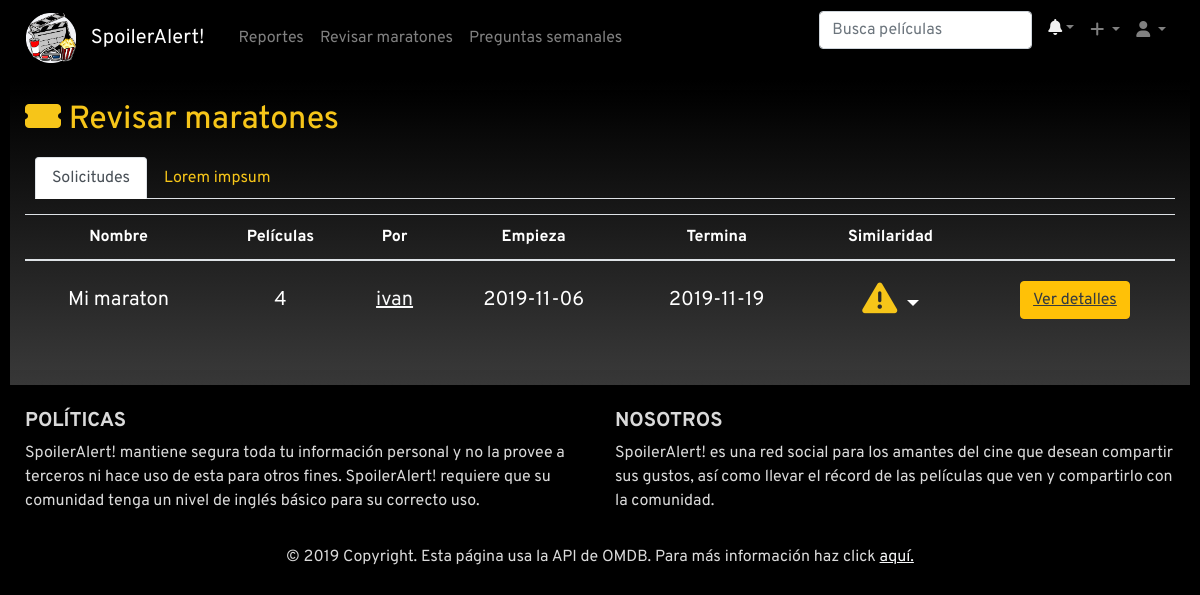
Before: /views/menus/review-marathons.php (signed in) with the older database file.
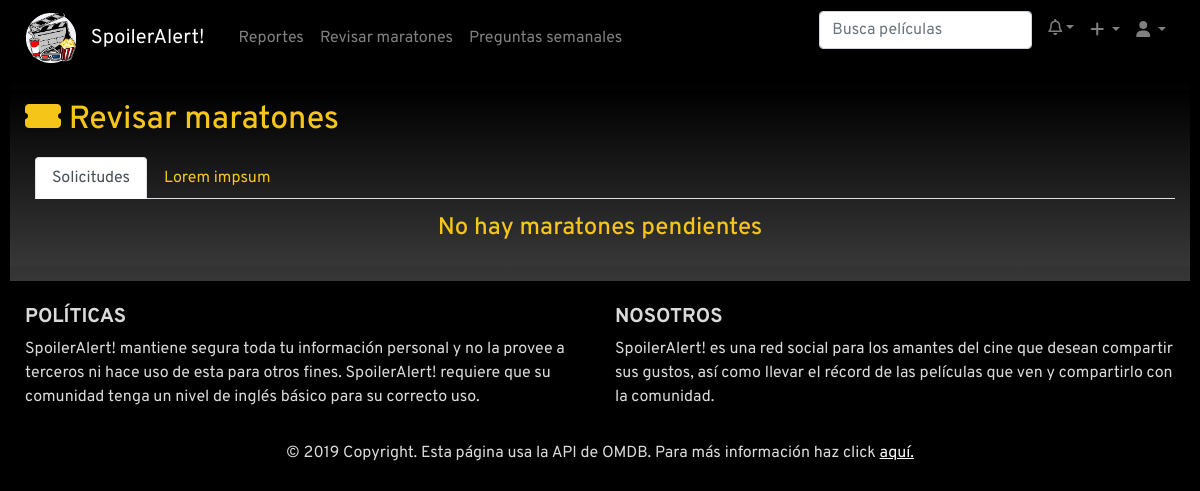
After: the same page with the newer database file.
### tables this page shows
CREATE TABLE `maraton` (
  `clave` int(11) NOT NULL,
  `nombre` varchar(50) NOT NULL,
  `inicio` date NOT NULL,
  `fin` date NOT NULL,
  `descripcion` text NOT NULL,
  `tipo` text NOT NULL,
  `publico` text NOT NULL,
  `genero` text NOT NULL,
  `intencion` text NOT NULL,
  `razon` text NOT NULL,
  `estado` enum('pendiente','aceptado','rechazado','revision') NOT NULL,
  `creador` varchar(30) NOT NULL
);

### php/Connection.php (called while the page is built, shortened)
<?php
    class Connection
    {
        private $server;
        private $user;
        private $pass;
        private $db;
        public function __construct()
        {
            $this->server = "localhost";
            $this->user = "root";
            $this->pass = "";
            $this->db = "spoileralert";
        }
        public function getConnection()
        {
            $this->connection = mysqli_connect($this->server, $this->user, $this->pass, $this->db) or die('"connection"');
            mysqli_set_charset($this->connection,"utf-8");
            return $this->connection;
        }
        public function getCount($_con, $_query)
        {
            $result = mysqli_query($_con,$_query);
            if($result)
            {
                $data = mysqli_fetch_array($result);
                return $data[0];
            }
            else
            {
                return -1;
            }
        }
    }
?>

### php/Admin.php (the view, shortened to what the changed rows need)
<?php
    include_once("Connection.php");
    class Admin
    {
        public $actual;
        public function getMarathons()
        {
            $temp = new Connection();
            $conn = $temp->getConnection();
            $sql = "SELECT *,
            (SELECT COUNT(*) FROM maraton_peliculas WHERE maraton = maraton.clave)
             AS cont FROM maraton WHERE estado = 'revision'";
            $rs = mysqli_query($conn,$sql);
            if($rs && $rs->num_rows>0)
            {
                $out = '<table class ="table table-hover sa_table"><tbody>';
                $out .= '<thead><tr><th>Nombre</th><th>Películas</th><th>Por</th><th>Empieza</th><th>Termina</th>
                <th>Similaridad</th><th>&nbsp;</th></tr></thead>';
                while($data = mysqli_fetch_assoc($rs))
                {
                    $out .= "<tr>";
                    $out .= '<td>'.$data['nombre'].'</td>';
                    $out .= '<td>'.$data['cont'].'</td>';
                    $out .= '<td><a class="text-light" href="profile.php?user='.$data['creador'].'">'.$data['creador'].'</a></td>';
                    $out .= '<td>'.$data['inicio'].'</td>';
                    $out .= '<td>'.$data['fin'].'</td>';
                    $out .= '<td>'.$this->getWarnings($data['clave']).'</td>';
                    $out .= '<td><a href="review-marathon.php?clave='.$data['clave'].'" class="btn btn-warning text-dark">Ver detalles</a></td>';
                    $out .= "</tr>";
                }
                $out .= '</tbody></table>';
                return $out;
            }
            else
            {
                return "<h4>No hay maratones pendientes</h4>";
            }
        }
        private function getWarnings($key)
        {
            $temp = new Connection();
            $temp2 = new Connection();
            $conn = $temp->getConnection();
            $conn2 = $temp2->getConnection();
            $warnings = 0;
            $out="";
            $sql = "SELECT pelicula FROM maraton_peliculas WHERE maraton = $key";
            $rs = mysqli_query($conn,$sql);
            $myMovies = $this->getArray($rs);
            $sql = "SELECT clave FROM maraton WHERE estado = 'aceptado' AND DATE(NOW()) <= fin AND clave != $key";
            $rs = mysqli_query($conn,$sql);
            while($data = mysqli_fetch_assoc($rs))
            {
                $sql = "SELECT pelicula,
                (SELECT nombre FROM maraton WHERE clave = maraton_peliculas.maraton) as nombre
                FROM maraton_peliculas WHERE maraton =".$data['clave'];
                $rs2 = mysqli_query($conn2,$sql);
                $compare = $this->getArray($rs2);
                $diff = array_diff($myMovies,$compare);
                $perc = (100 * (count($myMovies) - count($diff))) / (floor((count($myMovies) + count($compare))/2));
                if($perc >= 75)
                {
                    $out .= '<a class="dropdown-item bg-light text-dark" href="review-marathon.php?clave='.$data['clave'].'">'
                    .$this->actual." ($perc%)".
                    '</a>';
                    $warnings++;
                }
            }
            return $warnings>0 ?
                '<a title="Nuevo" class="nav-link dropdown-toggle" id="navbarDropdownMenuLink-222" data-toggle="dropdown"
                    aria-haspopup="true" aria-expanded="false">
                    <i class="fas fa-exclamation-triangle"></i>
                </a>
                <div class="dropdown-menu dropdown-menu-right dropdown-default"
                aria-labelledby="navbarDropdownMenuLink-222">'.$out.
                '</div>'
                :
                "&nbsp;";
        }
        private function getArray($result)
        {
            $array = array();
            $i = 0;
            while($data = mysqli_fetch_assoc($result))
            {
                $array[$i] = $data['pelicula'];
                if(isset($data['nombre']))
                {
                    $this->actual = $data['nombre'];
                }
                $i++;
            }
            return $array;
        }
    }
?>

### php/Notification.php (shortened to what the changed rows need)
<?php
    class Notification
    {
        public $counter=0;
        public $req = 0;
        public $rec = 0;
        public $msg = 0;
        public function __construct($user)
        {
            $this->user = $user;
            $temp = new Connection();
            $conn = $temp->getConnection();
            $this->req = $temp->getCount($conn, "SELECT COUNT(*) FROM solicitud WHERE estado = 'pendiente' AND receptor  = '$user'");
            $this->counter += $this->req;
            $this->msg = $temp->getCount($conn, "SELECT COUNT(*) FROM chat WHERE receptor = '$this->user' AND visto = 0");
            $this->counter += $this->msg;
            $this->rec = $temp->getCount($conn, "SELECT COUNT(*) FROM recomendacion WHERE receptor = '$this->user' AND visto = 0");
            $this->counter += $this->rec;
        }
        public function getNav()
        {
            $nav = '<li class="nav-item dropdown">
                <a title="Notificaciones" class="nav-link dropdown-toggle" id="navbarDropdownMenuLink-111" data-toggle="dropdown"
                aria-haspopup="true" aria-expanded="false">';
            $nav.= $this->counter == 0 ? '<i class="far fa-bell bright"></i>' :
            '<i title="Hay pendientes" class="fas fa-bell brigth"></i>';
            $nav .= '</a>
            <div class="dropdown-menu dropdown-menu-right dropdown-default"
                aria-labelledby="navbarDropdownMenuLink-111">';
            $nav .= $this->req == 0?
            '<a class="dropdown-item bg-light" href="friend-requests.php">Solicitudes</a>':
            '<a class="dropdown-item bg-light" title="Solicitudes pendientes" href="friend-requests.php"> <span class="font-weight-bold">Solicitudes</span>
            <span class="badge badge-warning">'.$this->req.'</span>
            </a> ';
            $nav .= $this->rec == 0 ?
            '<a class="dropdown-item bg-light" href="recomendations.php">Recomendaciones</a>':
            '<a class="dropdown-item bg-light" title="Recomendaciones sin ver" href="recomendations.php"> <span class="font-weight-bold">Recomendaciones</span>
            <span class="badge badge-warning">'.$this->rec.'</span>
            </a> ';
            $nav .= $this->msg==0?
                '<a class="dropdown-item bg-light" href="chats.php">Mensajes</a>':
                '<a class="dropdown-item bg-light" title="Mensajes sin leer" href="chats.php"> <span class="font-weight-bold">Mensajes</span>
                <span class="badge badge-warning">'.$this->msg.'</span>
                </a> ';
            $nav .= '</div>
            </li>';
            return $nav;
        }
    }
?>

Changed rows visible on the page:
no longer on this page (row edited): maraton: nombre "Mi maraton", cont "4", creador "ivan", inicio "2019-11-06", fin "2019-11-19"
Other visible differences:
text no longer shown: "Nombre Películas Por Empieza Termina Similaridad"
text now shown: "No hay maratones pendientes"
